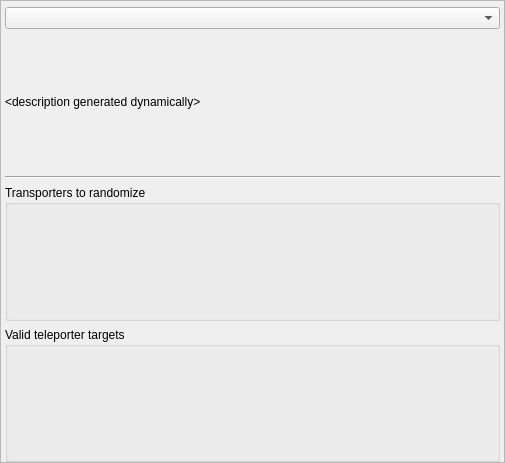
<?xml version="1.0" encoding="UTF-8"?>
<ui version="4.0">
 <class>PresetTransportersDread</class>
 <widget class="QMainWindow" name="PresetTransportersDread">
  <property name="geometry">
   <rect>
    <x>0</x>
    <y>0</y>
    <width>505</width>
    <height>463</height>
   </rect>
  </property>
  <property name="windowTitle">
   <string>Transporters</string>
  </property>
  <widget class="QWidget" name="centralWidget">
   <property name="maximumSize">
    <size>
     <width>16777215</width>
     <height>16777215</height>
    </size>
   </property>
   <layout class="QVBoxLayout" name="teleporter_parent_layout">
    <property name="leftMargin">
     <number>0</number>
    </property>
    <property name="topMargin">
     <number>0</number>
    </property>
    <property name="rightMargin">
     <number>0</number>
    </property>
    <property name="bottomMargin">
     <number>0</number>
    </property>
    <item>
     <widget class="QScrollArea" name="teleporter_scroll_area">
      <property name="widgetResizable">
       <bool>true</bool>
      </property>
      <widget class="QWidget" name="teleporter_scroll_area_contents">
       <property name="geometry">
        <rect>
         <x>0</x>
         <y>0</y>
         <width>503</width>
         <height>461</height>
        </rect>
       </property>
       <layout class="QVBoxLayout" name="teleporters_layout">
        <property name="leftMargin">
         <number>4</number>
        </property>
        <property name="topMargin">
         <number>6</number>
        </property>
        <property name="rightMargin">
         <number>4</number>
        </property>
        <property name="bottomMargin">
         <number>0</number>
        </property>
        <item>
         <widget class="ScrollProtectedComboBox" name="teleporters_combo"/>
        </item>
        <item>
         <widget class="QLabel" name="teleporters_description_label">
          <property name="text">
           <string>&lt;html&gt;&lt;head/&gt;&lt;body&gt;&lt;p&gt;&amp;lt;description generated dynamically&amp;gt;&lt;/p&gt;&lt;/body&gt;&lt;/html&gt;</string>
          </property>
          <property name="scaledContents">
           <bool>true</bool>
          </property>
          <property name="wordWrap">
           <bool>true</bool>
          </property>
         </widget>
        </item>
        <item>
         <widget class="Line" name="teleporters_line">
          <property name="orientation">
           <enum>Qt::Horizontal</enum>
          </property>
         </widget>
        </item>
        <item>
         <widget class="QGroupBox" name="teleporters_source_group">
          <property name="title">
           <string>Transporters to randomize</string>
          </property>
          <layout class="QGridLayout" name="teleporters_source_layout">
           <property name="leftMargin">
            <number>1</number>
           </property>
           <property name="topMargin">
            <number>1</number>
           </property>
           <property name="rightMargin">
            <number>1</number>
           </property>
           <property name="bottomMargin">
            <number>1</number>
           </property>
           <property name="spacing">
            <number>3</number>
           </property>
          </layout>
         </widget>
        </item>
        <item>
         <widget class="QGroupBox" name="teleporters_target_group">
          <property name="title">
           <string>Valid teleporter targets</string>
          </property>
          <layout class="QGridLayout" name="teleporters_target_layout">
           <property name="leftMargin">
            <number>1</number>
           </property>
           <property name="topMargin">
            <number>1</number>
           </property>
           <property name="rightMargin">
            <number>1</number>
           </property>
           <property name="bottomMargin">
            <number>1</number>
           </property>
           <property name="spacing">
            <number>3</number>
           </property>
          </layout>
         </widget>
        </item>
       </layout>
      </widget>
     </widget>
    </item>
   </layout>
  </widget>
 </widget>
 <layoutdefault spacing="6" margin="11"/>
 <customwidgets>
  <customwidget>
   <class>ScrollProtectedComboBox</class>
   <extends>QComboBox</extends>
   <header>randovania/gui/lib/scroll_protected.h</header>
  </customwidget>
 </customwidgets>
 <resources/>
 <connections/>
</ui>
